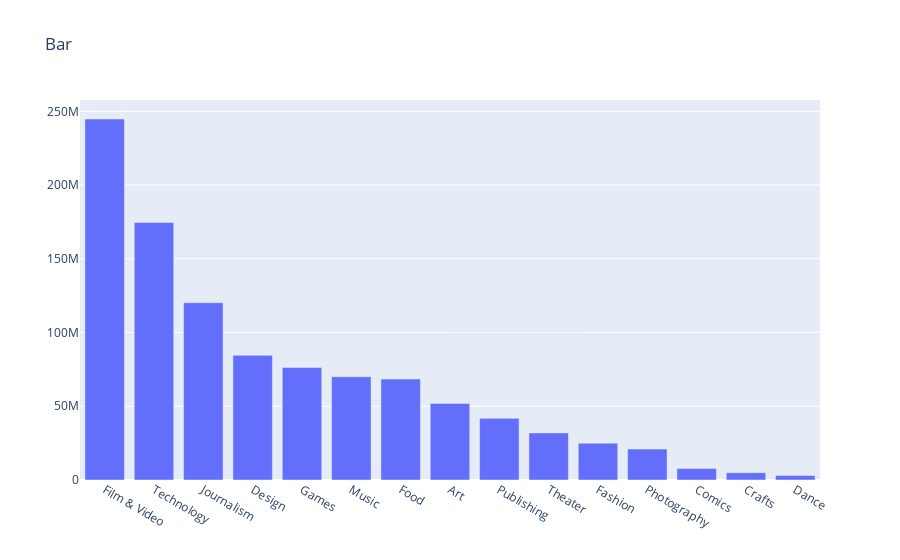

This figure's notebook cell:
### Code cell
groupby = df.groupby('main_category').sum().sort_values('usd_goal_real',ascending=False)

trace = go.Bar(
    x = groupby.index,
    y = groupby['usd_goal_real'],
    name = 'usd_real_goal'    
)

layout = go.Layout(title='Bar',
                    legend=dict(orientation='h'))
data = [trace]
fig = go.Figure(data, layout=layout)
iplot(fig)

### Figure 1 — Plotly figure (JSON) as saved in the notebook; plotly's stock layout.template omitted (floating-point values rounded to 4 significant figures)
{"data": [{"y": [244800000.0, 174600000.0, 120200000.0, 84530000.0, 76300000.0, 70050000.0, 68470000.0, 51940000.0, 41800000.0, 31940000.0, 24960000.0, 20980000.0, 7724000.0, 4959000.0, 3044000.0], "x": ["Film & Video", "Technology", "Journalism", "Design", "Games", "Music", "Food", "Art", "Publishing", "Theater", "Fashion", "Photography", "Comics", "Crafts", "Dance"], "type": "bar", "name": "usd_real_goal"}], "layout": {"legend": {"orientation": "h"}, "title": {"text": "Bar"}}}
